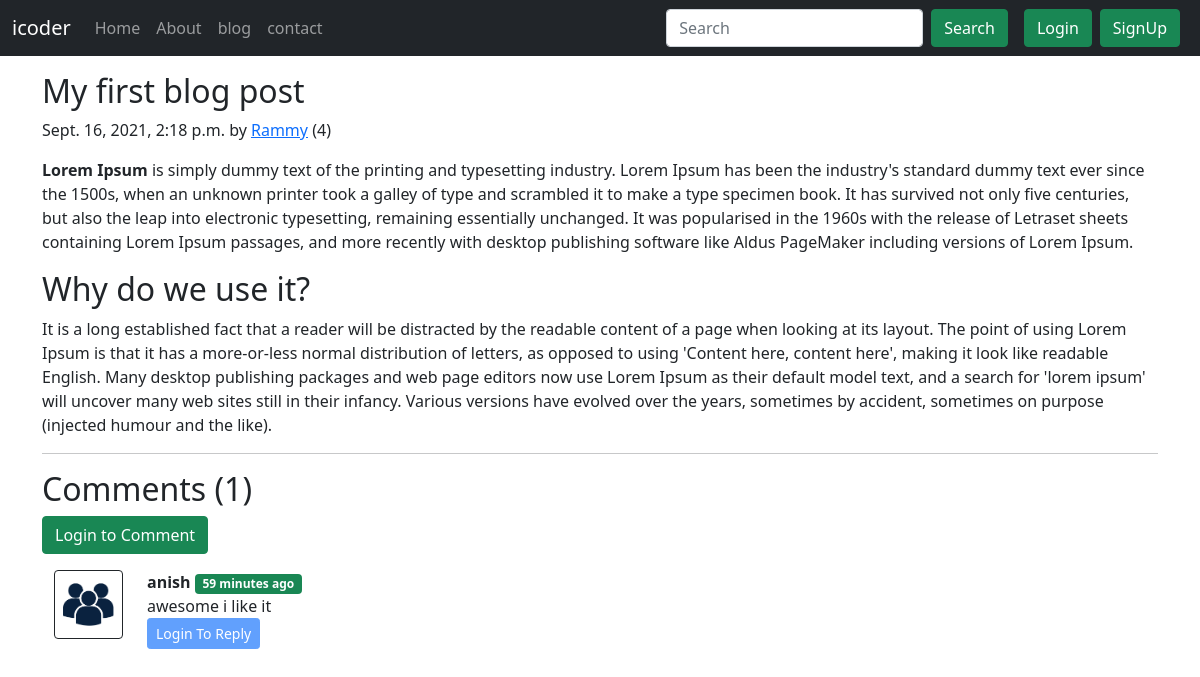
/blog/My first blog post, run on the app's committed database.
### blog/models.py (models this page shows, shortened)
class  Post(models.Model):
    sno = models.AutoField(primary_key=True)
    title = models.CharField(max_length=255)
    content=models.TextField()
    author = models.CharField(max_length=50)
    slug = models.CharField(max_length=130)
    views = models.IntegerField(default=0)
    timestamp = models.DateTimeField(blank=True)

class BlogComment(models.Model):
    sno = models.AutoField(primary_key=True)
    user = models.ForeignKey(User, on_delete=models.CASCADE)
    comment = models.TextField()
    post = models.ForeignKey(Post, on_delete=models.CASCADE)
    parent = models.ForeignKey('self', on_delete=models.CASCADE, null=True)
    timestamp = models.DateTimeField(default=now)

### blog/views.py (the view)
# urls.py: path('<str:slug>', views.blogPost,name='blogPost'),
def blogPost(request, slug):
    post = Post.objects.filter(slug=slug).first()
    post.views =  post.views + 1
    post.save()
    comments = BlogComment.objects.filter(post = post, parent=None)
    replies = BlogComment.objects.filter(post = post).exclude(parent=None)
    replyDict={}
    for reply in replies:
       if reply.parent.sno not in replyDict.keys():
          replyDict[reply.parent.sno] = [reply]
       else:
          replyDict[reply.parent.sno].append(reply)
    context = {'post':post, 'comments':comments, 'user':request.user, 'replyDict':replyDict}
    return render(request, 'blog/blogPost.html',context)

### blog/templatetags/extras.py (called while the page is built)
@register.filter(name='get_val')
def get_val(dict,key):
    return dict.get(key)

### templates/blog/blogPost.html (shortened to what this page needs)
{% extends 'base.html' %}
{% block body %}
{% load humanize %}
{% load extras %}
<article class="container my-3">
  <h2 class="blog-post-title">{{post.title}}</h2>
  <p class="blog-post-meta">{{post.timestamp}} by <a href="/about">{{post.author}}</a> (<span>{{post.views}}</span>)</p>
  <p>{{post.content|safe}}</p>
  <hr>
</article>
<div class="container">
  <h2>Comments ({{comments.count}})</h2>
  <div class="my-2">
    {% if user.is_authenticated %}
    <form action="/blog/postComment" method="post">
      {% csrf_token %}
      <div class="form-group my-2">
        <label for="comment">Post Comment</label>
        <input type="text" class="form-control" name="comment" placeholder="Enter comment here">
      </div>
      <input type="hidden" name="postSno" value="{{post.sno}}">
      <input type="hidden" name="parrentSno" value="">
      <input type="submit" value="Submit">
    </form>
    {% else %}
    <button type="button" class="btn btn-success mr-2" data-bs-toggle="modal" data-bs-target="#loginModal">Login to
      Comment</button>
    {% endif %}
  </div>
  {% for comment in comments %}
  <div class="row my-3 mx-0">
    <div class="col-md-1">
      <img class="rounded mx-auto d-block w-100 p-2 border border-dark" src="/static/img/user.png" alt="user">
    </div>
    <div class="col-md-11 ">
      <b>{{comment.user.username}}</b> <span class="badge badge-secondary bg-success">{{comment.timestamp | naturaltime}}</span>
      <div>{{comment.comment}}</div>
      <div class="reply mx-0">
         {% if user.is_authenticated %}
          <button class="btn btn-sm btn-primary" type="button" data-bs-toggle="collapse" data-bs-target="#replyBox{{comment.sno}}"
            aria-expanded="false" aria-controls="replyBox{{comment.sno}}">
            Reply
          </button>
        <div class="collapse" id="replyBox{{comment.sno}}">
          <div class="card card-body my-2">
            <form action="/blog/postComment" method="post">
              {% csrf_token %}
              <div class="form-group my-2">
                <label for="comment">Reply a comment</label>
                <input type="text" class="form-control" name="comment" placeholder="Enter comment here">
                <input type="hidden" name="parrentSno" value="{{comment.sno}}">
              </div>
              <input type="hidden" name="postSno" value="{{post.sno}}">
              <input type="submit" value="Submit">
            </form>
          </div>
          {% else %}
          <button class="btn btn-sm btn-primary" type="button" data-bs-toggle="collapse" data-bs-target="#replyBox{{comment.sno}}"
            aria-expanded="false" aria-controls="replyBox{{comment.sno}}" disabled>
            Login To Reply
          </button>
        {% endif %}
        </div>
      </div>
    </div>
  </div>
  {% endfor %}
{% endblock body %}

### templates/base.html (shortened to what this page needs)
<!doctype html>
<html lang="en">
<head>
  <link href="https://cdn.jsdelivr.net/npm/bootstrap@5.0.0-beta3/dist/css/bootstrap.min.css" rel="stylesheet"
>
</head>
<body>
  <nav class="navbar navbar-expand-lg navbar-dark bg-dark">
    <div class="container-fluid">
      <a class="navbar-brand" href="/">icoder</a>
      <div class="collapse navbar-collapse" id="navbarSupportedContent">
        <ul class="navbar-nav me-auto mb-2 mb-lg-0">
          <li class="nav-item">
            <a class="nav-link {% block homeactive %}{% endblock homeactive %}" aria-current="page" href="/">Home</a>
          </li>
          <li class="nav-item">
            <a class="nav-link {% block aboutactive %}{% endblock aboutactive %}" href="/about">About</a>
          </li>
          <li class="nav-item">
            <a class="nav-link {% block blogactive %}{% endblock blogactive %}" href="/blog">blog</a>
          </li>
          <li class="nav-item">
            <a class="nav-link {% block contactactive %}{% endblock contactactive %}" href="/contact">contact</a>
          </li>
        </ul>
        <form method="Get" action="/search" class="d-flex mx-3">
          <input class="form-control me-2 mx-3" type="search" name="query" id="query" placeholder="Search"
            aria-label="Search">
          <button class="btn btn-success" type="submit">Search</button>
        </form>
        {% if user.is_authenticated  %}
          <ul class="navbar-nav ml-auto">
          <li class="nav-item dropdown">
              <a class="nav-link dropdown-toggle" href="#" id="navbarDropdown" role="button" data-bs-toggle="dropdown" aria-expanded="false">
            Welcome {{request.user}}
          </a>
               <ul class="dropdown-menu" aria-labelledby="navbarDropdown">
            <li><a class="dropdown-item" href="/logout">logout</a></li>
          </ul>
          </li>
          </ul>
          {% else %}
        <button type="button" class="btn btn-success mr-2" data-bs-toggle="modal" data-bs-target="#loginModal">
          Login
        </button>
        <button type="button" class="btn btn-success mx-2" data-bs-toggle="modal" data-bs-target="#signupModal">
          SignUp
        </button>
        {% endif %}
      </div>
    </div>
  </nav>
  {% block body %}
  {% endblock body %}
</body>
</html>

### data on the page
Post: title "My first blog post", timestamp "Sept. 16, 2021, 2:18 p.m.", author "Rammy", views "4", content "Lorem Ipsum is simply dummy text of the printing and typesetting industry. Lorem Ipsum has been the industry's standard dummy text ever since the 1500s, when an unknown printer took a galley of type and scrambled it to make a type specimen book. It has survived not only five centuries, but also the leap into electronic typesetting, remaining essentially unchanged. It was popularised in the 1960s with the release of Letraset sheets containing Lorem Ipsum passages, and more recently with desktop publishing software like Aldus PageMaker including versions of Lorem Ipsum. Why do we use it? It is a long established fact that a reader will be distracted by the readable content of a page when…"
BlogComment: user.username "anish", timestamp "59 minutes ago", comment "awesome i like it"

### other printed values
{{ comments.count }} "1"
